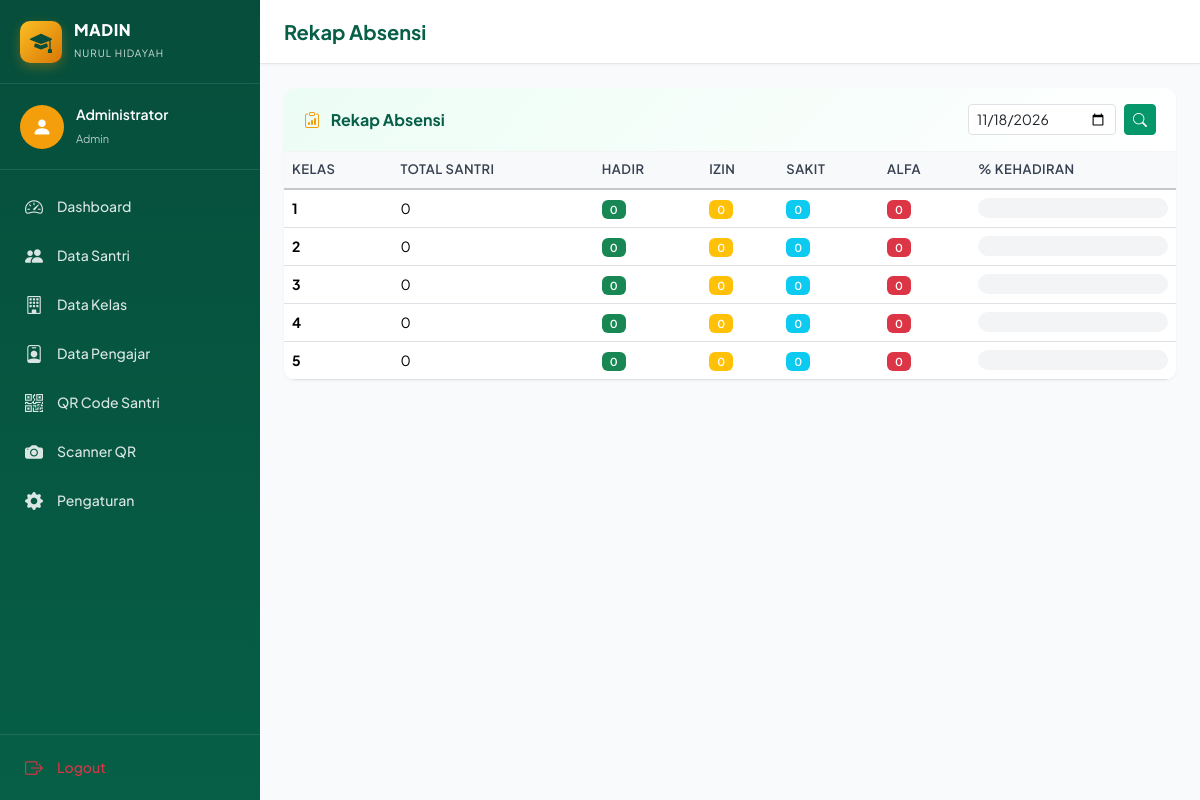
The app's page /absensi/rekap (signed in) with its own data.
### tables this page shows
CREATE TABLE users (
    id INTEGER PRIMARY KEY AUTOINCREMENT,
    username TEXT UNIQUE NOT NULL,
    password_hash TEXT NOT NULL,
    nama_lengkap TEXT NOT NULL,
    role TEXT NOT NULL CHECK(role IN ('admin', 'ustaz', 'wali')),
    email TEXT,
    nomor_hp TEXT,
    foto TEXT,
    status INTEGER DEFAULT 1,
    last_login TEXT,
    created_at TEXT DEFAULT (datetime('now', 'localtime')),
    updated_at TEXT DEFAULT (datetime('now', 'localtime'))
);

CREATE TABLE kelas (
    id INTEGER PRIMARY KEY AUTOINCREMENT,
    nama_kelas TEXT UNIQUE NOT NULL,
    tingkatan TEXT NOT NULL,
    wali_kelas TEXT,
    jadwal TEXT,
    keterangan TEXT,
    status INTEGER DEFAULT 1,
    created_at TEXT DEFAULT (datetime('now', 'localtime'))
);

### app.py (the view)
@app.route('/absensi/rekap')
@login_required
@ustaz_required
def absensi_rekap():
    db = get_db()
    tanggal = request.args.get('tanggal', datetime.now(TZ).date().isoformat())
    if current_user.role == 'ustaz':
        rekap = db.execute("""
            SELECT k.nama_kelas, k.id as kelas_id,
                   COUNT(DISTINCT s.id) as total_santri,
                   SUM(CASE WHEN a.status='hadir' THEN 1 ELSE 0 END) as hadir,
                   SUM(CASE WHEN a.status='izin' THEN 1 ELSE 0 END) as izin,
                   SUM(CASE WHEN a.status='sakit' THEN 1 ELSE 0 END) as sakit,
                   SUM(CASE WHEN a.status='alfa' THEN 1 ELSE 0 END) as alfa
            FROM kelas k
            JOIN pengajar_kelas pk ON k.id = pk.kelas_id
            LEFT JOIN santri s ON k.id = s.kelas_id AND s.status=1
            LEFT JOIN absensi a ON s.id = a.santri_id
            LEFT JOIN sesi_absensi sa ON a.sesi_id = sa.id AND sa.tanggal = ?
            WHERE pk.user_id = ? AND k.status = 1
            GROUP BY k.id ORDER BY k.nama_kelas
        """, (tanggal, current_user.id)).fetchall()
    else:
        rekap = db.execute("""
            SELECT k.nama_kelas, k.id as kelas_id,
                   COUNT(DISTINCT s.id) as total_santri,
                   SUM(CASE WHEN a.status='hadir' THEN 1 ELSE 0 END) as hadir,
                   SUM(CASE WHEN a.status='izin' THEN 1 ELSE 0 END) as izin,
                   SUM(CASE WHEN a.status='sakit' THEN 1 ELSE 0 END) as sakit,
                   SUM(CASE WHEN a.status='alfa' THEN 1 ELSE 0 END) as alfa
            FROM kelas k
            LEFT JOIN santri s ON k.id = s.kelas_id AND s.status=1
            LEFT JOIN absensi a ON s.id = a.santri_id
            LEFT JOIN sesi_absensi sa ON a.sesi_id = sa.id AND sa.tanggal = ?
            WHERE k.status = 1
            GROUP BY k.id ORDER BY k.nama_kelas
        """, (tanggal,)).fetchall()
    return render_template('absensi/rekap.html', rekap=rekap, tanggal=tanggal)

### app.py (called while the page is built)
@login_manager.user_loader
def load_user(user_id):
    db = get_db()
    row = db.execute(
        "SELECT id, username, nama_lengkap, role, foto FROM users WHERE id = ? AND status = 1",
        (user_id,)
    ).fetchone()
    if row:
        return User(row['id'], row['username'], row['nama_lengkap'], row['role'], row['foto'])
    return None

def get_db():
    if 'db' not in g:
        g.db = sqlite3.connect(app.config['DATABASE'])
        g.db.row_factory = sqlite3.Row
        g.db.execute("PRAGMA foreign_keys = ON")
    return g.db

@app.context_processor
def inject_globals():
    try:
        db = get_db()
        settings_rows = db.execute("SELECT key, value FROM settings").fetchall()
        settings = {r['key']: r['value'] for r in settings_rows}
    except Exception:
        settings = {
            'nama_madin': 'Madin Nurul Hidayah',
            'alamat_madin': 'Jl. Raya Nurul Hidayah',
            'telepon_madin': '-',
            'logo_madin': 'logo.png'
        }
    return dict(
        settings=settings,
        now=datetime.now(TZ),
        current_year=datetime.now(TZ).year
    )

### templates/absensi/rekap.html (shortened to what this page needs)
{% extends "base.html" %}
{% block page_title %}Rekap Absensi{% endblock %}
{% block content %}
<div class="card-custom">
    <div class="card-custom-header d-flex justify-content-between align-items-center flex-wrap gap-2">
        <h5 class="mb-0"><i class="bi bi-clipboard-data"></i> Rekap Absensi</h5>
        <form method="GET" class="d-flex gap-2">
            <input type="date" name="tanggal" class="form-control form-control-sm" value="{{ tanggal }}">
            <button class="btn btn-sm btn-primary"><i class="bi bi-search"></i></button>
        </form>
    </div>
    <div class="card-custom-body p-0">
        <div class="table-responsive">
            <table class="table table-hover mb-0">
                <thead class="table-light">
                    <tr>
                        <th>Kelas</th>
                        <th>Total Santri</th>
                        <th>Hadir</th>
                        <th>Izin</th>
                        <th>Sakit</th>
                        <th>Alfa</th>
                        <th>% Kehadiran</th>
                    </tr>
                </thead>
                <tbody>
                    {% for r in rekap %}
                    {% set persen = (r.hadir / r.total_santri * 100) if r.total_santri > 0 else 0 %}
                    <tr>
                        <td><strong>{{ r.nama_kelas }}</strong></td>
                        <td>{{ r.total_santri }}</td>
                        <td><span class="badge bg-success">{{ r.hadir or 0 }}</span></td>
                        <td><span class="badge bg-warning">{{ r.izin or 0 }}</span></td>
                        <td><span class="badge bg-info">{{ r.sakit or 0 }}</span></td>
                        <td><span class="badge bg-danger">{{ r.alfa or 0 }}</span></td>
                        <td>
                            <div class="progress" style="height:20px">
                            </div>
                        </td>
                    </tr>
                    {% else %}
                    <tr><td colspan="7" class="text-center text-muted">Belum ada data</td></tr>
                    {% endfor %}
                </tbody>
            </table>
        </div>
    </div>
</div>
{% endblock %}

### templates/base.html (shortened to what this page needs)
<!DOCTYPE html>
<html lang="id">
<head>
    <link href="https://cdn.jsdelivr.net/npm/bootstrap@5.3.2/dist/css/bootstrap.min.css" rel="stylesheet">
    <link href="https://cdn.jsdelivr.net/npm/bootstrap-icons@1.11.2/font/bootstrap-icons.css" rel="stylesheet">
    <link href="{{ url_for('static', filename='css/style.css') }}" rel="stylesheet">
</head>
<body>
    {% if current_user.is_authenticated %}
    <div class="app-wrapper">
        <aside class="sidebar" id="sidebar">
            <div class="sidebar-header">
                <div class="logo-wrapper">
                    <div class="logo-icon">
                        <i class="bi bi-mortarboard-fill"></i>
                    </div>
                    <div class="logo-text">
                        <h6>MADIN</h6>
                        <small>NURUL HIDAYAH</small>
                    </div>
                </div>
            </div>
            <div class="sidebar-user">
                <div class="user-avatar">
                    <i class="bi bi-person-fill"></i>
                </div>
                <div class="user-info">
                    <strong>{{ current_user.nama_lengkap }}</strong>
                    <small>{{ current_user.role|title }}</small>
                </div>
            </div>
            <nav class="sidebar-menu">
                {% if current_user.role == 'admin' %}
                <a href="{{ url_for('admin_dashboard') }}" class="menu-item {% if request.endpoint == 'admin_dashboard' %}active{% endif %}">
                    <i class="bi bi-speedometer2"></i><span>Dashboard</span>
                </a>
                <a href="{{ url_for('santri_index') }}" class="menu-item">
                    <i class="bi bi-people-fill"></i><span>Data Santri</span>
                </a>
                <a href="{{ url_for('kelas_index') }}" class="menu-item">
                    <i class="bi bi-building"></i><span>Data Kelas</span>
                </a>
                <a href="{{ url_for('pengajar_index') }}" class="menu-item">
                    <i class="bi bi-person-badge"></i><span>Data Pengajar</span>
                </a>
                <a href="{{ url_for('qr_index') }}" class="menu-item">
                    <i class="bi bi-qr-code"></i><span>QR Code Santri</span>
                </a>
                <a href="{{ url_for('absensi_scan') }}" class="menu-item">
                    <i class="bi bi-camera-fill"></i><span>Scanner QR</span>
                </a>
                <a href="{{ url_for('pengaturan') }}" class="menu-item">
                    <i class="bi bi-gear-fill"></i><span>Pengaturan</span>
                </a>
                {% endif %}
            </nav>
            <div class="sidebar-footer">
                <a href="{{ url_for('logout') }}" class="menu-item text-danger">
                    <i class="bi bi-box-arrow-right"></i><span>Logout</span>
                </a>
            </div>
        </aside>
        <div class="main-content">
            <nav class="top-navbar">
                <div class="navbar-title">
                    <h5>{% block page_title %}Dashboard{% endblock %}</h5>
                </div>
            </nav>
            <main class="content-area">
                {% block content %}{% endblock %}
            </main>
        </div>
    </div>
    {% else %}
    <div class="container mt-5">
        <p>Silakan <a href="{{ url_for('login') }}">login</a> terlebih dahulu.</p>
    </div>
    {% endif %}
</body>
</html>

### static/css/style.css (style rules this page uses)
:root { --emerald-50: #ecfdf5; --emerald-100: #d1fae5; --emerald-500: #10b981; --emerald-600: #059669; --emerald-700: #047857; --emerald-800: #065f46; --emerald-900: #064e3b; --gold-400: #fbbf24; --gold-500: #f59e0b; --gold-600: #d97706; --gray-50: #f9fafb; --gray-100: #f3f4f6; --gray-200: #e5e7eb; --gray-500: #6b7280; --gray-700: #374151; --gray-900: #111827; --sidebar-width: 260px; --navbar-height: 64px; }
* { box-sizing: border-box; }
body { font-family: 'Plus Jakarta Sans', -apple-system, BlinkMacSystemFont, sans-serif; background: var(--gray-50); color: var(--gray-900); margin: 0; min-height: 100vh; }
.app-wrapper { display: flex; min-height: 100vh; }
.sidebar { width: var(--sidebar-width); background: linear-gradient(180deg, var(--emerald-900) 0%, var(--emerald-800) 100%); color: white; position: fixed; top: 0; left: 0; height: 100vh; overflow-y: auto; z-index: 1000; transition: transform 0.3s; display: flex; flex-direction: column; }
.sidebar-header { padding: 20px; border-bottom: 1px solid rgba(255,255,255,0.1); display: flex; justify-content: space-between; align-items: center; }
.logo-wrapper { display: flex; align-items: center; gap: 12px; }
.logo-icon { width: 42px; height: 42px; background: linear-gradient(135deg, var(--gold-400), var(--gold-600)); border-radius: 10px; display: flex; align-items: center; justify-content: center; font-size: 22px; color: var(--emerald-900); box-shadow: 0 4px 12px rgba(245,158,11,0.3); }
.logo-text h6 { margin: 0; font-weight: 800; font-size: 16px; letter-spacing: 0.5px; }
.logo-text small { font-size: 10px; opacity: 0.8; letter-spacing: 1px; }
.sidebar-user { padding: 20px; border-bottom: 1px solid rgba(255,255,255,0.1); display: flex; align-items: center; gap: 12px; }
.user-avatar { width: 44px; height: 44px; border-radius: 50%; background: var(--gold-500); display: flex; align-items: center; justify-content: center; font-size: 20px; color: white; overflow: hidden; flex-shrink: 0; }
.user-info strong { display: block; font-size: 14px; font-weight: 600; }
.user-info small { font-size: 11px; opacity: 0.7; }
.sidebar-menu { flex: 1; padding: 12px 0; }
.menu-item { display: flex; align-items: center; gap: 12px; padding: 11px 20px; color: rgba(255,255,255,0.85); text-decoration: none; font-size: 14px; font-weight: 500; border-left: 3px solid transparent; transition: all 0.2s; }
.menu-item i { font-size: 18px; width: 22px; text-align: center; }
.sidebar-footer { border-top: 1px solid rgba(255,255,255,0.1); padding: 8px 0; }
.main-content { flex: 1; margin-left: var(--sidebar-width); min-width: 0; display: flex; flex-direction: column; }
.top-navbar { height: var(--navbar-height); background: white; border-bottom: 1px solid var(--gray-200); padding: 0 24px; display: flex; align-items: center; gap: 16px; position: sticky; top: 0; z-index: 100; box-shadow: 0 1px 3px rgba(0,0,0,0.04); }
.navbar-title { flex: 1; }
.navbar-title h5 { margin: 0; font-weight: 700; color: var(--emerald-800); }
.content-area { flex: 1; padding: 24px; }
.card-custom { background: white; border-radius: 12px; box-shadow: 0 1px 3px rgba(0,0,0,0.05); overflow: hidden; margin-bottom: 0; }
.card-custom-header { padding: 16px 20px; border-bottom: 1px solid var(--gray-100); background: linear-gradient(135deg, var(--emerald-50), white); }
.card-custom-header h5 { margin: 0; font-weight: 700; color: var(--emerald-800); font-size: 16px; }
.card-custom-header h5 i { color: var(--gold-500); margin-right: 8px; }
.card-custom-body { padding: 20px; }
.table { margin-bottom: 0; }
.table thead th { font-weight: 600; font-size: 13px; text-transform: uppercase; letter-spacing: 0.5px; color: var(--gray-700); border-bottom-width: 2px; }
.table td { vertical-align: middle; font-size: 14px; }
.badge { font-weight: 600; font-size: 11px; padding: 4px 8px; }
.btn-primary { background: var(--emerald-600); border-color: var(--emerald-600); font-weight: 600; }
.progress { background: var(--gray-100); border-radius: 10px; }

### records on screen
users: nama_lengkap "Administrator", role "Admin"
kelas: nama_kelas "1", total_santri "0", hadir "0", izin "0", sakit "0", alfa "0"
kelas: nama_kelas "2", total_santri "0", hadir "0", izin "0", sakit "0", alfa "0"
kelas: nama_kelas "3", total_santri "0", hadir "0", izin "0", sakit "0", alfa "0"
kelas: nama_kelas "4", total_santri "0", hadir "0", izin "0", sakit "0", alfa "0"
kelas: nama_kelas "5", total_santri "0", hadir "0", izin "0", sakit "0", alfa "0"
